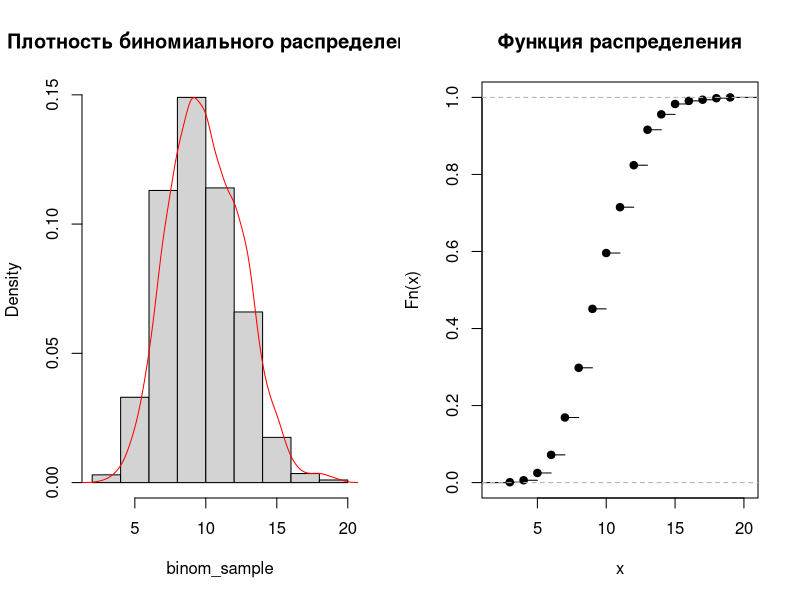
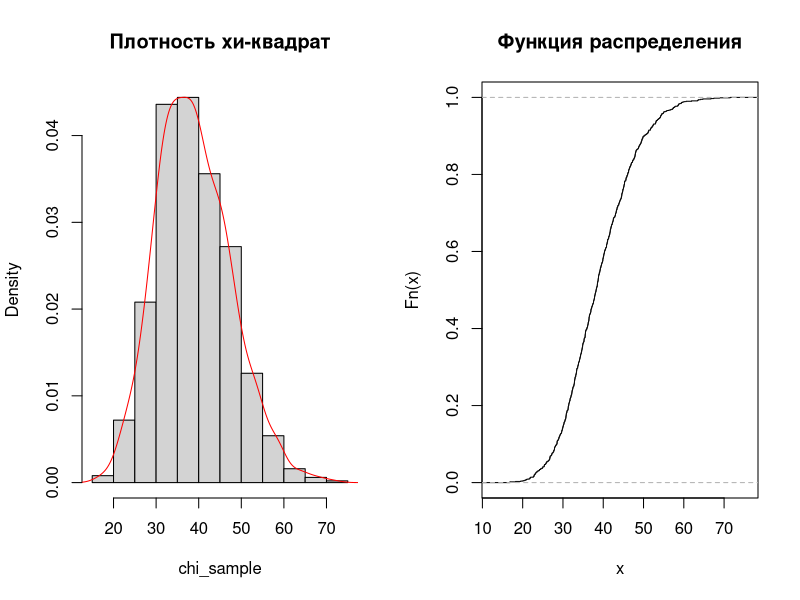
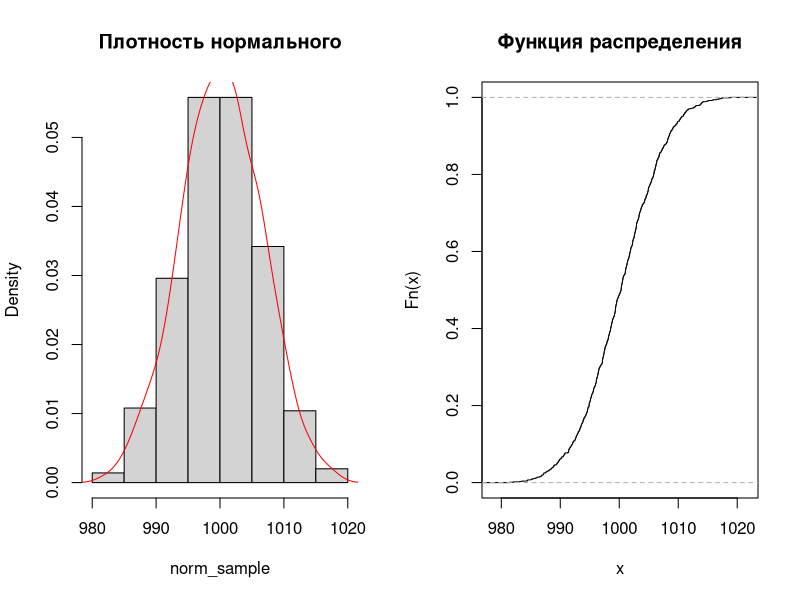

Write R code to recreate these figures, in order.
# 1
# Домашнее задание №3.
# В этой части нашего домашнего задания мы ознакомимся с
# математическим моделированием. Вам необходимо усвоить основные навыки
# программирования математических функций.
# Задание 1
# Смоделируете три закона распределения биномиальное, хи-квадрат,
# нормальное. Можно именно смоделировать, создать с помощью программного
# кода, или найти в интернете нужный вам датасет. Кому не хочется заниматься
# поиском, то делаем следующим образом:
# k – ваш порядковый номер по алфавиту в группе, n – общее количество
# студентов в группе.
# 1. Для биномиального: p = k/n, n (объем выборки) = n
# 2. Для хи-квадрат: df = (n-1) + k
# 3. Для нормалного закона: m = k*100, sigma = корень из (n + k)
# Для полученных распределений посчитать математическое ожидание,
# дисперсию, стандартное отклонение, моду, медиану. Нарисовать графики
# функций плотности распределения и функции распределения.
# Задание 2
# Решить следующие задачи программным кодом:
# 1). Компания, сдающая машины в прокат, владеет 60 автомобилями, 35 из
# них фирменной расцветки. Известно, что 5 автомобилей в данный момент
# находятся в ремонте. Найти вероятность того, что
# а) ровно два автомобиля из ремонтирующихся – фирменной расцветки.
# б) сейчас ремонтируется хотя бы один из автомобилей фирменной
# расцветки.
# 2). Вы решили узнать, есть ли среди ваших однокурсников кто-нибудь, у
# кого день рождения (без учета года) совпадает с вашим.
# Понятно, что если вы узнаете дату др только одного однокурсника, то
# вероятность того, что вы сразу нашли нужного, довольно мала.
# Если вы узнаете дату др двоих однокурсников, то вероятность того, что
# среди них есть нужный, чуть выше. Если бы на курсе училось 100-200-300
# 2
# человек, то вероятность того, что среди них есть хотя бы один с нужной датой
# ДР, должна быть довольно большой.
# а) На первом курсе вместе с вами учится 390 человек. Найти вероятность
# того, что среди них есть хотя бы один с нужной датой ДР.
# б) Сколько человек должно учиться вместе с вами на курсе, чтобы
# вероятность того, что среди них есть хотя бы один нужный вам, была больше
# 0.5?
# (для простоты не будем учитывать високосные годы)
# 3). В покер все играли?
# Правила игры в покер.
# В карточной игре покер игрок получает 5 карт из колоды в 52 карты.
# Задача игрока собрать наиболее сильную комбинацию карт. Комбинации
# бывают следующие:
# а) пара - две карты одного номинала;
# б) две пары - две карты одного номинала, две карты другого;
# в) тройка - три карты одного номинала;
# г) стрит - пять последовательных по номиналу карт (предполагается, что
# за тузом по номиналу следует двойка);
# д) флэш - все карты одной масти;
# е) три+два - три карты одного номинала, две карты другого;
# ж) каре - четыре карты одного номинала;
# з) стрит-флэш - пять последовательных по номиналу карт одной масти;
# b) ройал-флэш - туз, король, дама, валет и десятка одной и той же масти.
# Найдите вероятность получения каждой из перечисленных комбинаций
# при случайной сдаче карт. Вычислите вероятность того, что не выпадет ни
# одна из вышеперечисленных комбинаций.

# Задание 1: Моделирование распределений
# Предположим k = 10, n = 30 для примера

# Биномиальное распределение
k <- 10
n <- 30
p <- k/n
size <- 1000  # размер выборки

# Генерируем выборку
binom_sample <- rbinom(size, n, p)

# Вычисляем статистики
binom_mean <- mean(binom_sample)
binom_var <- var(binom_sample)
binom_sd <- sd(binom_sample)
binom_median <- median(binom_sample)
binom_mode <- as.numeric(names(sort(table(binom_sample), decreasing = TRUE)[1]))

# Графики для биномиального распределения
par(mfrow=c(1,2))
hist(binom_sample, probability = TRUE, main = "Плотность биномиального распределения")
lines(density(binom_sample), col = "red")
plot(ecdf(binom_sample), main = "Функция распределения")

# Хи-квадрат распределение
df <- (n-1) + k
chi_sample <- rchisq(size, df)

# Аналогичные вычисления для хи-квадрат
chi_mean <- mean(chi_sample)
chi_var <- var(chi_sample)
chi_sd <- sd(chi_sample)
chi_median <- median(chi_sample)
chi_mode <- as.numeric(names(sort(table(round(chi_sample, 1)), decreasing = TRUE)[1]))

# Графики для хи-квадрат
par(mfrow=c(1,2))
hist(chi_sample, probability = TRUE, main = "Плотность хи-квадрат")
lines(density(chi_sample), col = "red")
plot(ecdf(chi_sample), main = "Функция распределения")

# Нормальное распределение
m <- k * 100
sigma <- sqrt(n + k)
norm_sample <- rnorm(size, m, sigma)

# Вычисления для нормального
norm_mean <- mean(norm_sample)
norm_var <- var(norm_sample)
norm_sd <- sd(norm_sample)
norm_median <- median(norm_sample)
norm_mode <- as.numeric(names(sort(table(round(norm_sample, 1)), decreasing = TRUE)[1]))

# Графики для нормального
par(mfrow=c(1,2))
hist(norm_sample, probability = TRUE, main = "Плотность нормального")
lines(density(norm_sample), col = "red")
plot(ecdf(norm_sample), main = "Функция распределения")

# Задание 2.1 - Задача про автомобили
# Используем гипергеометрическое распределение

# а) Вероятность ровно двух фирменных из ремонтируемых
prob_2_brand <- dhyper(2, 35, 25, 5)

# б) Вероятность хотя бы одного фирменного
prob_at_least_1 <- 1 - dhyper(0, 35, 25, 5)

# Задание 2.2 - Задача про дни рождения
# а) Вероятность совпадения среди 390 человек
prob_birthday <- 1 - prod(1 - 1:389/365)

# б) Поиск количества людей для вероятности > 0.5
n <- 1
while((1 - prod(1 - 1:(n-1)/365)) <= 0.5) {
  n <- n + 1
}

# Задание 2.3 - Покер
# Функция для вычисления количества комбинаций
combinations <- function(n, r) {
  factorial(n) / (factorial(r) * factorial(n - r))
}

# Общее количество возможных рук
total_hands <- combinations(52, 5)

# 1. Пара (две карты одного номинала)
pair_prob <- (13 * combinations(4, 2) * combinations(12, 3) * 4^3) / total_hands

# 2. Две пары
two_pairs_prob <- (combinations(13, 2) * combinations(4, 2) * combinations(4, 2) * combinations(11, 1) * 4) / total_hands

# 3. Тройка (три карты одного номинала)
three_kind_prob <- (13 * combinations(4, 3) * combinations(12, 2) * 4^2) / total_hands

# 4. Стрит (пять последовательных карт)
# Учитываем особый случай А-2-3-4-5 и обычные стриты
straight_prob <- (10 * 4^5) / total_hands

# 5. Флэш (все карты одной масти)
flush_prob <- (4 * combinations(13, 5) - 40) / total_hands  # вычитаем стрит-флэши

# 6. Фулл-хаус (три + два)
full_house_prob <- (13 * combinations(4, 3) * 12 * combinations(4, 2)) / total_hands

# 7. Каре (четыре карты одного номинала)
four_kind_prob <- (13 * combinations(4, 4) * 12 * 4) / total_hands

# 8. Стрит-флэш (включая роял-флэш)
straight_flush_prob <- 40 / total_hands

# 9. Роял-флэш (особый случай стрит-флэша)
royal_flush_prob <- 4 / total_hands

# Вероятность не получить ни одной комбинации (старшая карта)
high_card_prob <- 1 - (pair_prob + two_pairs_prob + three_kind_prob + straight_prob + 
                       flush_prob + full_house_prob + four_kind_prob + straight_flush_prob)

# Вывод результатов
cat("Вероятности покерных комбинаций:\n")
cat("Пара:", round(pair_prob, 4), "\n")
cat("Две пары:", round(two_pairs_prob, 4), "\n")
cat("Тройка:", round(three_kind_prob, 4), "\n")
cat("Стрит:", round(straight_prob, 4), "\n")
cat("Флэш:", round(flush_prob, 4), "\n")
cat("Фулл-хаус:", round(full_house_prob, 4), "\n")
cat("Каре:", round(four_kind_prob, 4), "\n")
cat("Стрит-флэш:", round(straight_flush_prob, 4), "\n")
cat("Роял-флэш:", round(royal_flush_prob, 4), "\n")
cat("Старшая карта:", round(high_card_prob, 4), "\n")